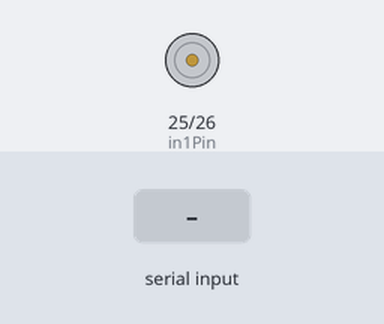
The program below on a simulated ESP32. Parts: motor-driver pin pairs drawn as motors (green arrow = first pin HIGH = forward, orange = second pin HIGH = backward, longer = more drive). The test bench sets the inputs (shaded band).

Above: at 1.2 s.
1.3 s: "F" received over Serial
At 2.1 s:
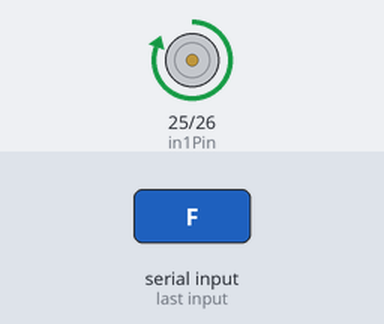
2.8 s: "B" received over Serial
At 3.2 s:
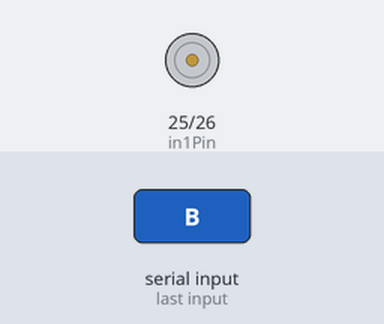
4.3 s: "S" received over Serial
At 5.4 s:
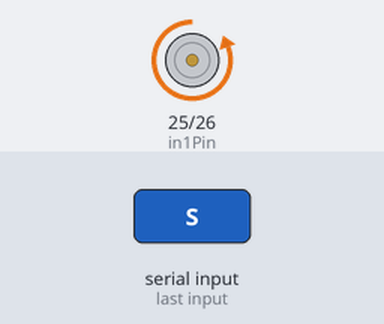
Timing chart, 0 to 7.3 s (numbered marks = the images above; inputs shaded):
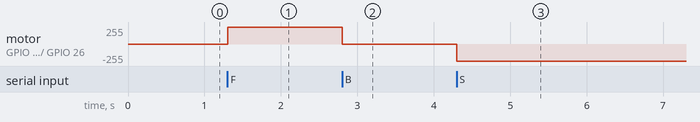

The program:

main.cpp
```cpp
#include <Arduino.h>

// Pin definitions
const int potPin = 34;    // Potentiometer connected to GPIO34 (A0)
const int in1Pin = 25;    // L298N IN1 (A-1A, PWM capable)
const int in2Pin = 26;    // L298N IN2 (A-1B)
const int enaPin = 25;    // ENA is same as IN1 for single channel (PWM)

void setup() {
  // Initialize pins
  pinMode(in1Pin, OUTPUT);
  pinMode(in2Pin, OUTPUT);
  ledcAttachPin(in1Pin, 0); // Attach IN1 (PWM) to channel 0
  ledcSetup(0, 5000, 8);    // 5 kHz PWM, 8-bit resolution
  Serial.begin(9600);       // Initialize serial communication at 9600 bps
}

void loop() {
  if (Serial.available() > 0) {
    char cmd = Serial.read();    switch (cmd) {
      case 'F': // Forward
        digitalWrite(in2Pin, LOW);  // Original working code
        ledcWrite(0, 255);
        break;
      case 'B': // Backward
        digitalWrite(in2Pin, HIGH); // Original working code
        ledcWrite(0, 255);
        break;
      case 'S': // Stop
        ledcWrite(0, 0);
        break;
      default:
        // Ignore unknown commands
        break;
    }
  }
  delay(10);
}
```

Measured:
- after the input at 1.3 s, motor on GPIO 25 (in1Pin) / GPIO 26 (in2Pin): stopped → forward 255/255 at once
- after the input at 2.8 s, motor on GPIO 25 (in1Pin) / GPIO 26 (in2Pin): forward 255/255 → stopped at once
- after the input at 4.3 s, motor on GPIO 25 (in1Pin) / GPIO 26 (in2Pin): stopped → backward 255/255 at once
